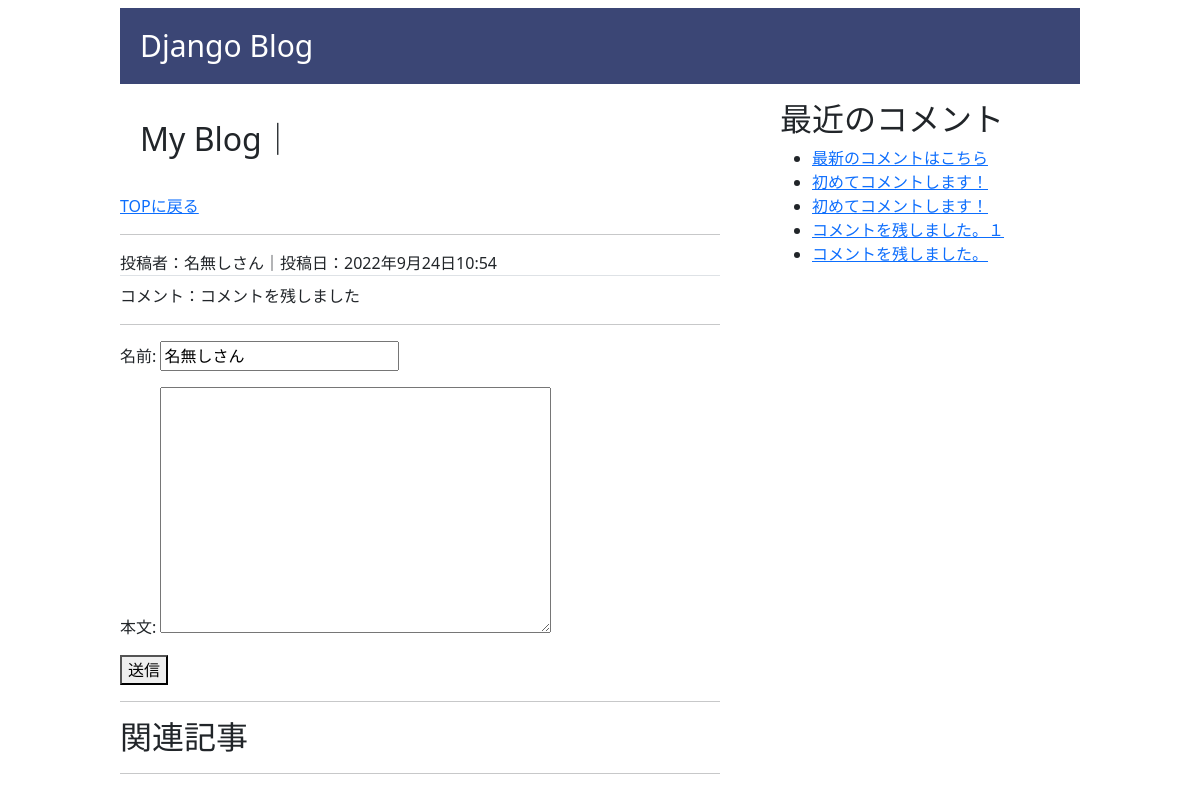
The app's page /detail/15/ with its own data.
### blog/models.py (models this page shows)
class Comment(models.Model):
    name = models.CharField('名前', max_length=255, default='名無しさん')
    text = models.TextField('本文')
    target = models.ForeignKey(BlogModel, on_delete=models.CASCADE, verbose_name='対象記事')
    created_at = models.DateTimeField('作成日', default=timezone.now)
    def __str__(self):
        return self.text[:20]

### blog/views.py (the view)
# urls.py: path('detail/<int:pk>/', views.detail, name='detail'),
def detail(request, pk):
    content = get_object_or_404(BlogModel, pk=pk)
    comments = Comment.objects.filter(target=pk)
    relation_post = BlogModel.objects.filter(relation_posts=pk)
    form = CommentCreateForm(request.POST or None)
    if form.is_valid():
        comment = form.save(commit=False)
        comment.target = content
        comment.save()
        return redirect('index')
    context = {
        'contents': content,
        'form': form,
        'comments': comments,
        'relation_post': relation_post,
    }
    return render(request, 'blog/detail.html', context)

### blog/forms.py
class CommentCreateForm(forms.ModelForm):
    class Meta:
        model = Comment
        exclude = ('target', 'created_at')

### blog/context_processors.py (called while the page is built)
def common(request):
    context = {
        'comment_list': Comment.objects.order_by("-created_at")[:5]
    }
    return context

### templates/blog/detail.html (shortened to what this page needs)
{% extends 'blog/base.html' %}
{% load static %}
{% block content %}
<h2 class="detail">{% block title %}My Blog｜{{ content.title }}{% endblock %}</h2>
<p>
  <a href="/">TOPに戻る</a>
</p>
{% for comment in comments %}
<hr>
<div class="border-bottom">投稿者：{{comment.name}}｜投稿日：{{ comment.created_at }}</div>
<div class="mt-2">コメント：{{ comment.text }}</div>
<hr>
{% empty %}
<hr>
コメントがありません。
<hr>
{% endfor %}
<form action="" method="POST">
  {{ form.as_p }}
  <button type="submit">送信</button>
</form>
<hr>
<h2 class="title">関連記事</h2>
<hr>
{% endblock %}

### templates/blog/base.html (shortened to what this page needs)
{% load static %}
<!DOCTYPE html>
<html lang="ja">
  <head>
    <link href="https://cdn.jsdelivr.net/npm/bootstrap@5.0.2/dist/css/bootstrap.min.css" rel="stylesheet" />
    <link rel="stylesheet" href="{% static 'css/style.css' %}">
  </head>
  <body>
    <header>
      <h1><a href="/">Django Blog</a></h1>
    </header>
    <main>
      {% block content %}
      {% endblock %}
    </main>
    <aside>
      <h2>最近のコメント</h2>
      <ul>
        {% for comment in comment_list %}
            <li><a href="{% url 'detail' pk=comment.target.pk %}">{{ comment }}</a></li>
        {% endfor %}
    </ul>
    </aside>
  </body>
</html>

### blog/static/css/style.css (style rules this page uses)
h1 { background-color: #3b4675; font-size: 30px; color: white; padding: 20px; }
h1 a { color: white; text-decoration: none; }
.detail { padding: 20px; }

### templates/blog/base.html (style rules this page uses)
body { width: 1200px; margin: 0 auto; display: grid; grid-template-columns: 1fr 600px 60px 300px 1fr; grid-template-rows: [head] 100px [main side] auto; }
header { grid-column: 2 / -2; grid-row: head; align-self: center; }
main { grid-column: 2; grid-row: main; }
aside { grid-column: 4; grid-row: side; }

### records on screen
Comment: name "名無しさん", created_at "2022年9月24日10:54", text "コメントを残しました"
Comment: text "最新のコメントはこちら"
Comment: text "初めてコメントします！"
Comment: text "初めてコメントします！"
Comment: text "コメントを残しました。１"
Comment: text "コメントを残しました。"
